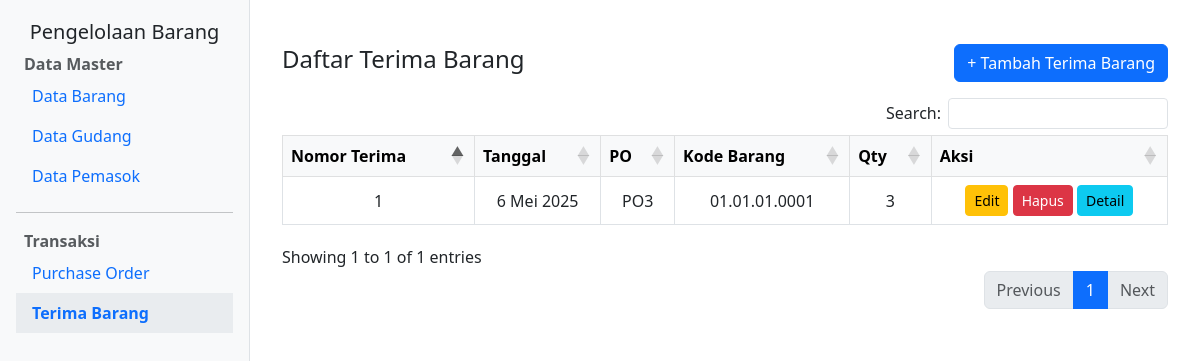
Before: /terima-barang/ with the older database file.
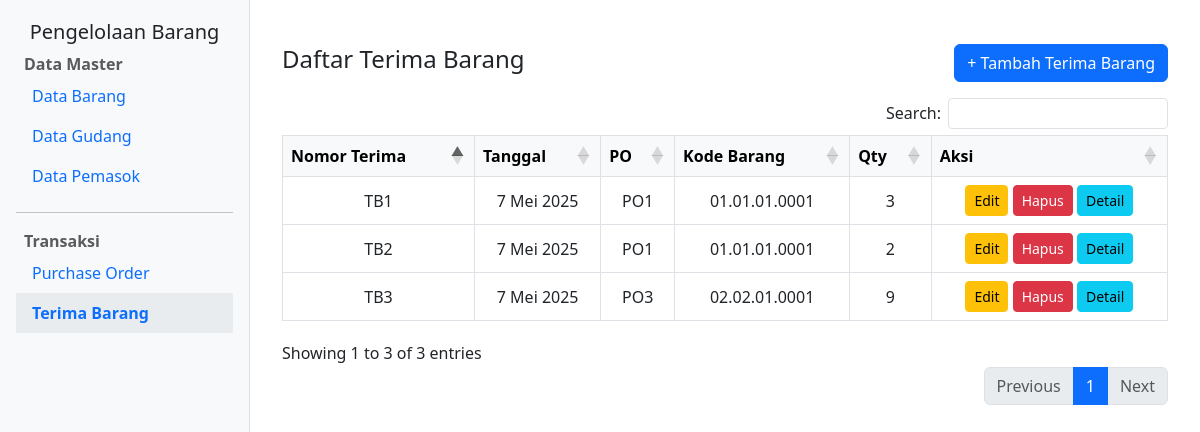
After: the same page with the newer database file.
### app_barang/models.py (models this page shows, shortened)
class TerimaBarang(models.Model):
    nomor_terima = models.CharField(max_length=50, unique=True, null=False)
    tanggal = models.DateField(null=False)
    nomor_po = models.ForeignKey(PO, on_delete=models.PROTECT, null=False)
    pemasok = models.CharField(max_length=100, null=False, blank=False)
    gudang = models.CharField(max_length=100, null=False, blank=False)
    kode_barang = models.CharField(max_length=100, null=False, blank=False)
    qty_terima = models.PositiveIntegerField(null=False)

class PO(models.Model):
    nomor_po = models.CharField(max_length=50, unique=True, null=False, blank=False)
    tanggal = models.DateField(null=False, blank=False)
    pemasok = models.ForeignKey(Pemasok, on_delete=models.PROTECT, null=False)
    gudang = models.ForeignKey(Gudang, on_delete=models.PROTECT, null=False)
    alamat_kirim = models.TextField(null=False, blank=False)
    kode_barang = models.ForeignKey(Barang, on_delete=models.PROTECT, null=False)
    qty_po = models.PositiveIntegerField(null=False)
    harga = models.DecimalField(max_digits=12, decimal_places=2, null=False)
    qty_terima = models.PositiveIntegerField(default=0)

### app_barang/views.py (the view)
# urls.py: path('terima-barang/', views.terima_barang_list, name='terima_barang_list'),
def terima_barang_list(request):
    terima_barangs = TerimaBarang.objects.all()
    return render(request, 'app_barang/terima_barang/terima_barang_list.html', {'terima_barangs': terima_barangs})

### app_barang/templates/app_barang/terima_barang/terima_barang_list.html (shortened to what this page needs)
{% extends "app_barang/layout/base.html" %}
{% block content %}
<div class="container mt-4">
    <div class="d-flex justify-content-between align-items-center mb-3">
        <h3 class="h4">Daftar Terima Barang</h3>
        <a href="{% url 'terima_barang_create' %}" class="btn btn-primary">+ Tambah Terima Barang</a>
    </div>
    <div class="table-responsive">
        <table id="tabel-terima-barang" class="table table-bordered table-hover text-center align-middle">
            <thead class="table-light">
                <tr>
                    <th>Nomor Terima</th>
                    <th>Tanggal</th>
                    <th>PO</th>
                    <th>Kode Barang</th>
                    <th>Qty</th>
                    <th>Aksi</th>
                </tr>
            </thead>
            <tbody>
                {% for terima in terima_barangs %}
                <tr>
                    <td>{{ terima.nomor_terima }}</td>
                    <td>{{ terima.tanggal }}</td>
                    <td>{{ terima.nomor_po.nomor_po }}</td>
                    <td>{{ terima.kode_barang }}</td>
                    <td>{{ terima.qty_terima }}</td>
                    <td>
                        <a href="{% url 'terima_barang_update' terima.id %}" class="btn btn-sm btn-warning">Edit</a>
                        <button class="btn btn-sm btn-danger" data-bs-toggle="modal" data-bs-target="#deleteModal{{ terima.id }}">
                            Hapus
                        </button>
                        <a href="{% url 'terima_barang_detail' terima.pk %}" class="btn btn-info btn-sm">Detail</
                    </td>
                </tr>
                {% empty %}
                {% comment %} <tr>
                    <td colspan="6" class="text-center">Belum ada data</td>
                </tr> {% endcomment %}
                {% endfor %}
            </tbody>
        </table>
    </div>
</div>
{% endblock %}

### app_barang/templates/app_barang/layout/base.html (shortened to what this page needs)
<!DOCTYPE html>
<html lang="id">
<head>
    <link href="https://cdn.jsdelivr.net/npm/bootstrap@5.3.0/dist/css/bootstrap.min.css" rel="stylesheet">
    <link rel="stylesheet" href="https://cdn.datatables.net/1.13.6/css/dataTables.bootstrap5.min.css">
    <link rel="stylesheet" href="https://cdn.datatables.net/buttons/2.4.1/css/buttons.bootstrap5.min.css">
</head>
<body>
    <div class="sidebar border-end">
        <h5 class="text-center">Pengelolaan Barang</h5>
        <div class="nav flex-column px-3">
            <strong class="px-2 text-muted">Data Master</strong>
            <a href="{% url 'barang_list' %}" class="nav-link {% if request.resolver_match.url_name == 'barang_list' %}active{% endif %}">
                Data Barang
            </a>
            <a href="{% url 'gudang_list' %}" class="nav-link {% if request.resolver_match.url_name == 'gudang_list' %}active{% endif %}">
                Data Gudang
            </a>
            <a href="{% url 'pemasok_list' %}" class="nav-link {% if request.resolver_match.url_name == 'pemasok_list' %}active{% endif %}">
                Data Pemasok
            </a>
            <hr>
            <strong class="px-2 text-muted">Transaksi</strong>
            <a href="{% url 'po_list' %}" class="nav-link {% if request.resolver_match.url_name == 'po_list' %}active{% endif %}">
                Purchase Order
            </a>
            <a href="{% url 'terima_barang_list' %}" class="nav-link {% if request.resolver_match.url_name == 'terima_barang_list' %}active{% endif %}">
               Terima Barang
            </a>
        </div>
    </div>
    <div class="main">
        {% block content %}
        {% endblock %}
    </div>
</body>
</html>

### app_barang/templates/app_barang/layout/base.html (style rules this page uses)
body { min-height: 100vh; display: flex; }
.sidebar { min-width: 250px; max-width: 250px; background-color: #f8f9fa; padding-top: 20px; }
.sidebar .nav-link.active { font-weight: bold; background-color: #e9ecef; }
.main { flex-grow: 1; padding: 20px; }

Changed rows visible on the page:
removed TerimaBarang: nomor_terima "1", tanggal "6 Mei 2025", nomor_po.nomor_po "PO3", kode_barang "01.01.01.0001", qty_terima "3"
added TerimaBarang: nomor_terima "TB1", tanggal "7 Mei 2025", nomor_po.nomor_po "PO1", kode_barang "01.01.01.0001", qty_terima "3"
added TerimaBarang: nomor_terima "TB2", tanggal "7 Mei 2025", nomor_po.nomor_po "PO1", kode_barang "01.01.01.0001", qty_terima "2"
added TerimaBarang: nomor_terima "TB3", tanggal "7 Mei 2025", nomor_po.nomor_po "PO3", kode_barang "02.02.01.0001", qty_terima "9"
Other visible differences:
text written by a page script: "Search: Showing 1 to 1 of 1 entries Previous 1 Next" → "Search: Showing 1 to 3 of 3 entries Previous 1 Next"
